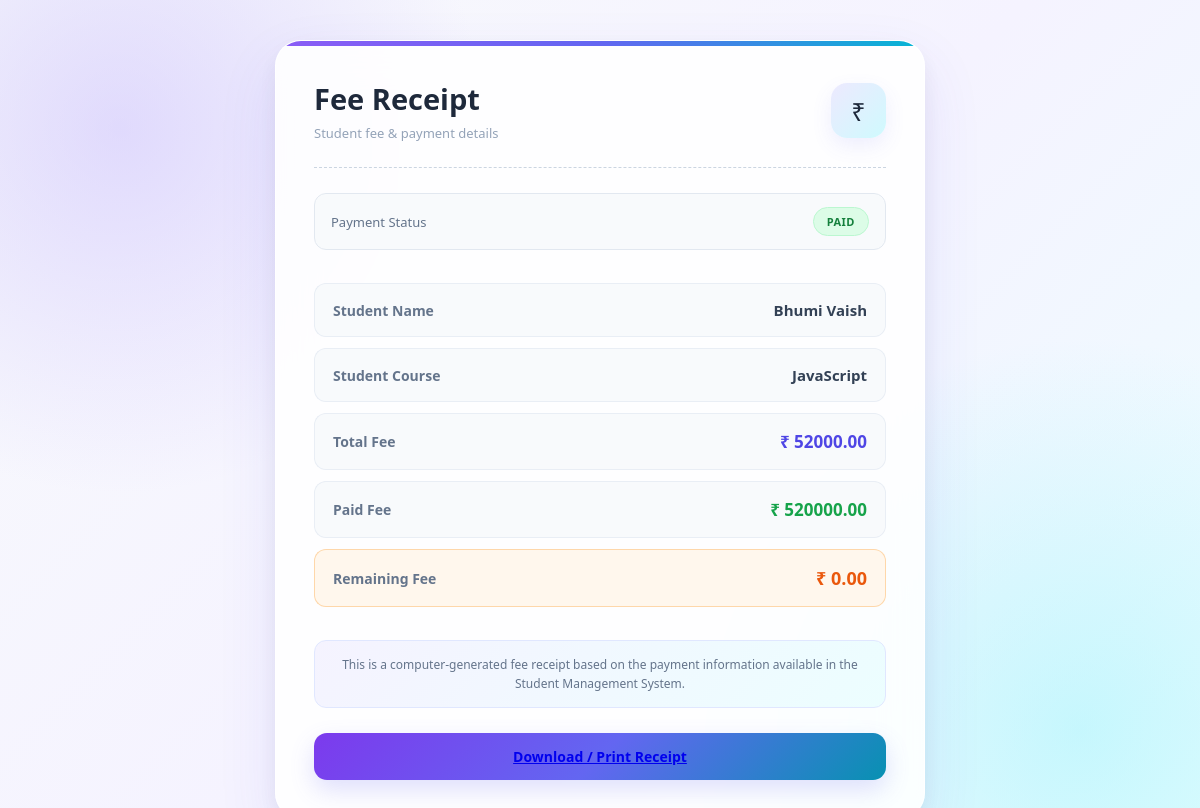
/fee_details/ (signed in), run on the app's committed database.
### student/models.py (models this page shows)
class Student(models.Model):
    name = models.CharField(max_length=30, null=True)
    email = models.EmailField(max_length=30, null=True)
    username = models.CharField(max_length=30, unique=True, null=True)
    password = models.CharField(max_length=30,null=True)
    college = models.CharField(max_length=30, null=True)
    city = models.CharField(max_length=30, null=True)
    join_date = models.DateField(null=True)
    total_fees = models.DecimalField(max_digits=30, decimal_places=2)
    paid_fees = models.DecimalField(max_digits=30, decimal_places=2)
    left_fees = models.DecimalField(max_digits=30, decimal_places=2, null=True)
    phone = models.CharField(max_length=15, null=True)
    tech = models.CharField(max_length=30, null=True)
    image = models.ImageField(upload_to='images/')

### student/views.py (the view)
# urls.py: path("fee_details/",fee_details,name='fee_details'),
def fee_details(request):
    if 'student_id' not in request.session:
            return redirect('login')
    sid = request.session['student_id']
    student = Student.objects.get(id=sid)
    return render(request,'fee_details.html',{"student":student})

### student/templates/fee_details.html (shortened to what this page needs)
<!DOCTYPE html>
<html lang="en">
<head>
</head>
<body>
    <div class="card">
        <div class="receipt-header">
            <div class="title-area">
                <h2>Fee Receipt</h2>
                <p>Student fee & payment details</p>
            </div>
            <div class="receipt-icon">
                ₹
            </div>
        </div>
        <div class="status-area">
            <span>Payment Status</span>
            {% if student.left_fees == 0 %}
            <span class="status paid-status">
                PAID
            </span>
            {% else %}
            <span class="status pending-status">
                PAYMENT PENDING
            </span>
            {% endif %}
        </div>
        <table>
            <tr>
                <td>
                    <b>Student Name</b>
                </td>
                <td>
                    {{ student.name }}
                </td>
            </tr>
            <tr>
                <td>
                    <b>Student Course</b>
                </td>
                <td>
                    {{ student.tech }}
                </td>
            </tr>
            <tr>
                <td>
                    <b>Total Fee</b>
                </td>
                <td class="total-fee">
                    ₹ {{ student.total_fees }}
                </td>
            </tr>
            <tr>
                <td>
                    <b>Paid Fee</b>
                </td>
                <td class="paid-fee">
                    ₹ {{ student.paid_fees }}
                </td>
            </tr>
            <tr class="left-row">
                <td>
                    <b>Remaining Fee</b>
                </td>
                <td class="left-fee">
                    ₹ {{ student.left_fees }}
                </td>
            </tr>
        </table>
        <div class="receipt-note">
            This is a computer-generated fee receipt based on the
            payment information available in the Student Management System.
        </div>
        <div class="download-area">
            <button type="button" class="download-btn">
                <a href="{% url 'fee_receipt' %}">Download / Print Receipt</a>
            </button>
        </div>
    </div>
</body>
</html>

### student/templates/fee_details.html (style rules this page uses)
* { margin: 0; padding: 0; box-sizing: border-box; font-family: "Segoe UI", Tahoma, Geneva, Verdana, sans-serif; }
body { min-height: 100vh; display: flex; justify-content: center; align-items: center; padding: 40px 20px; background: radial-gradient(circle at 10% 15%, rgba(196, 181, 253, 0.45), transparent 28%), radial-gradient(circle at 90% 85%, rgba(165, 243, 252, 0.55), transparent 30%), linear-gradient(135deg, #f8fafc, #f5f3ff, #ecfeff); color: #1e293b; }
.card { width: 100%; max-width: 650px; background: rgba(255, 255, 255, 0.88); backdrop-filter: blur(20px); -webkit-backdrop-filter: blur(20px); border: 1px solid rgba(255, 255, 255, 0.9); border-radius: 26px; padding: 38px; box-shadow: 0 25px 60px rgba(79, 70, 229, 0.10), 0 8px 25px rgba(15, 23, 42, 0.06); position: relative; overflow: hidden; animation: cardEntry 0.6s ease; }
.card::before { content: ""; position: absolute; top: 0; left: 0; width: 100%; height: 5px; background: linear-gradient(90deg, #8b5cf6, #6366f1, #06b6d4); }
.receipt-header { display: flex; justify-content: space-between; align-items: center; padding-bottom: 25px; margin-bottom: 25px; border-bottom: 1px dashed #cbd5e1; }
.title-area h2 { font-size: 29px; color: #1e293b; margin-bottom: 6px; }
.title-area p { color: #94a3b8; font-size: 13px; }
.receipt-icon { width: 55px; height: 55px; display: flex; justify-content: center; align-items: center; border-radius: 16px; background: linear-gradient(135deg, #ede9fe, #cffafe); font-size: 25px; box-shadow: 0 8px 20px rgba(99, 102, 241, 0.10); }
.status-area { display: flex; justify-content: space-between; align-items: center; margin-bottom: 22px; background: #f8fafc; border: 1px solid #e2e8f0; padding: 13px 16px; border-radius: 12px; }
.status-area span:first-child { color: #64748b; font-size: 13px; }
.status { padding: 6px 13px; border-radius: 30px; font-size: 11px; font-weight: 700; letter-spacing: 0.5px; }
.paid-status { color: #15803d; background: #dcfce7; border: 1px solid #bbf7d0; }
table { width: 100%; border-collapse: separate; border-spacing: 0 11px; }
td { padding: 16px 18px; background: #f8fafc; border-top: 1px solid #e9eef5; border-bottom: 1px solid #e9eef5; transition: all 0.25s ease; }
td:first-child { width: 50%; border-left: 1px solid #e9eef5; border-radius: 12px 0 0 12px; color: #64748b; font-size: 14px; }
td:last-child { border-right: 1px solid #e9eef5; border-radius: 0 12px 12px 0; text-align: right; color: #334155; font-size: 15px; font-weight: 600; }
td b { font-weight: 600; }
.total-fee { color: #4f46e5 !important; font-size: 17px !important; font-weight: 700 !important; }
.paid-fee { color: #16a34a !important; font-size: 17px !important; font-weight: 700 !important; }
.left-row td { background: #fff7ed; border-color: #fed7aa; }
.left-fee { color: #ea580c !important; font-size: 18px !important; font-weight: 700 !important; }
.receipt-note { margin-top: 22px; padding: 14px 16px; background: linear-gradient(135deg, #f5f3ff, #ecfeff); border: 1px solid #e0e7ff; border-radius: 12px; color: #64748b; font-size: 12px; line-height: 1.6; text-align: center; }
.download-area { margin-top: 25px; }
.download-btn { width: 100%; padding: 14px 20px; border: none; border-radius: 13px; background: linear-gradient(135deg, #7c3aed, #6366f1, #0891b2); color: white; font-size: 14px; font-weight: 600; cursor: pointer; box-shadow: 0 10px 25px rgba(99, 102, 241, 0.20); transition: all 0.3s ease; }

### data on the page
Student: name "Bhumi Vaish", tech "JavaScript", total_fees "52000.00", paid_fees "520000.00", left_fees "0.00"
